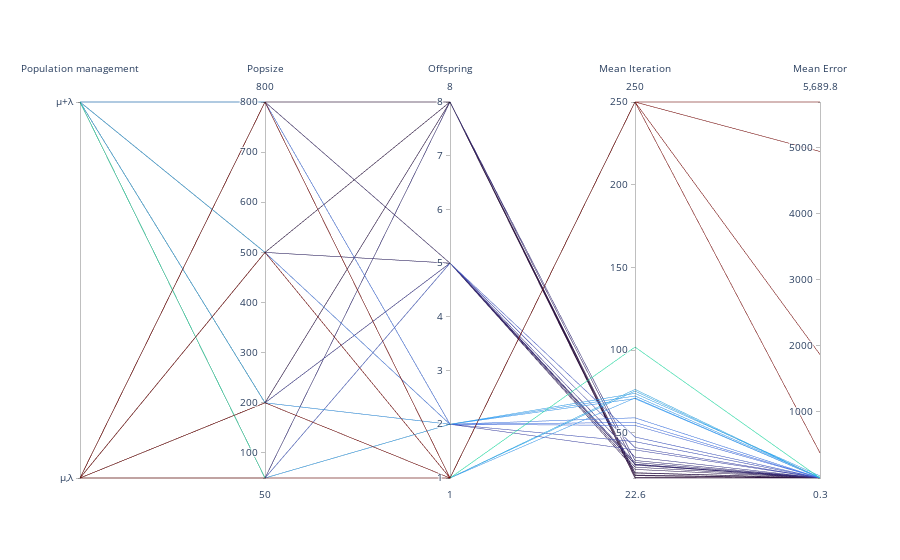

Notebook code cell kept with this figure:
### Code cell
import plotly.graph_objects as go

fig = go.Figure(data=
    go.Parcoords(
        line = dict(color = df['MeanIter'],
                   colorscale = px.colors.sequential.Turbo),
        dimensions = list([
            dict(tickvals = [0, 1],
                ticktext = ["µ,λ", "µ+λ"],
                label = 'Population management', values = df['Mode']),

            dict(range = [df["Popsize"].min(),df["Popsize"].max()],
                label = 'Popsize', values = df['Popsize']),

            dict(range = [df["Offspring"].min(),df["Offspring"].max()],
                label = 'Offspring', values = df['Offspring']),

            dict(range = [df["MeanIter"].min(),df["MeanIter"].max()],
                label = 'Mean Iteration', values = df['MeanIter']),

            dict(range = [df["MeanMse"].min(),df["MeanMse"].max()],
                label = 'Mean Error', values = df['MeanMse'])
        ])
    )
)

fig.update_layout(
    plot_bgcolor = 'white',
    paper_bgcolor = 'white'
)
fig.write_html('plot.html')
fig.show()

### Figure 1 — Plotly figure (JSON) as saved in the notebook; plotly's stock layout.template omitted (floating-point values rounded to 4 significant figures)
{"data": [{"dimensions": [{"label": "Population management", "ticktext": ["µ,λ", "µ+λ"], "tickvals": [0, 1], "values": [1, 1, 1, 1, 1, 1, 1, 1, 1, 1, 1, 1, 1, 1, 1, 1, 0, 0, 0, 0, 0, 0, 0, 0, 0, 0, 0, 0, 0, 0, 0, 0]}, {"label": "Popsize", "range": [50, 800], "values": [50, 50, 50, 50, 200, 200, 200, 200, 500, 500, 500, 500, 800, 800, 800, 800, 50, 50, 50, 50, 200, 200, 200, 200, 500, 500, 500, 500, 800, 800, 800, 800]}, {"label": "Offspring", "range": [1, 8], "values": [1, 2, 5, 8, 1, 2, 5, 8, 1, 2, 5, 8, 1, 2, 5, 8, 1, 2, 5, 8, 1, 2, 5, 8, 1, 2, 5, 8, 1, 2, 5, 8]}, {"label": "Mean Iteration", "range": [22.6, 250], "values": [101.8, 70.6, 41, 33.2, 76.2, 54.4, 32, 25.8, 75.2, 39.6, 30.8, 24.4, 71, 44.6, 27.8, 23, 250, 73.8, 47.4, 30.4, 250, 72.2, 35.2, 25.6, 250, 59, 31, 24, 250, 56.2, 29.2, 22.6]}, {"label": "Mean Error", "range": [0.2578, 5690.0], "values": [0.2579, 0.2578, 0.2578, 0.2578, 0.2578, 0.2579, 0.2578, 0.2578, 0.2578, 0.2601, 0.2578, 0.2578, 0.2578, 0.2578, 0.2578, 0.2578, 5690.0, 31.38, 0.2578, 0.2579, 4941.0, 10.63, 0.2578, 0.2578, 1868.0, 0.2579, 0.2578, 0.2578, 380.2, 0.2578, 0.2578, 0.2578]}], "line": {"color": [101.8, 70.6, 41, 33.2, 76.2, 54.4, 32, 25.8, 75.2, 39.6, 30.8, 24.4, 71, 44.6, 27.8, 23, 250, 73.8, 47.4, 30.4, 250, 72.2, 35.2, 25.6, 250, 59, 31, 24, 250, 56.2, 29.2, 22.6], "colorscale": [[0, "#30123b"], [0.07143, "#4145ab"], [0.1429, "#4675ed"], [0.2143, "#39a2fc"], [0.2857, "#1bcfd4"], [0.3571, "#24eca6"], [0.4286, "#61fc6c"], [0.5, "#a4fc3b"], [0.5714, "#d1e834"], [0.6429, "#f3c63a"], [0.7143, "#fe9b2d"], [0.7857, "#f36315"], [0.8571, "#d93806"], [0.9286, "#b11901"], [1, "#7a0402"]]}, "type": "parcoords"}], "layout": {"paper_bgcolor": "white", "plot_bgcolor": "white"}}
